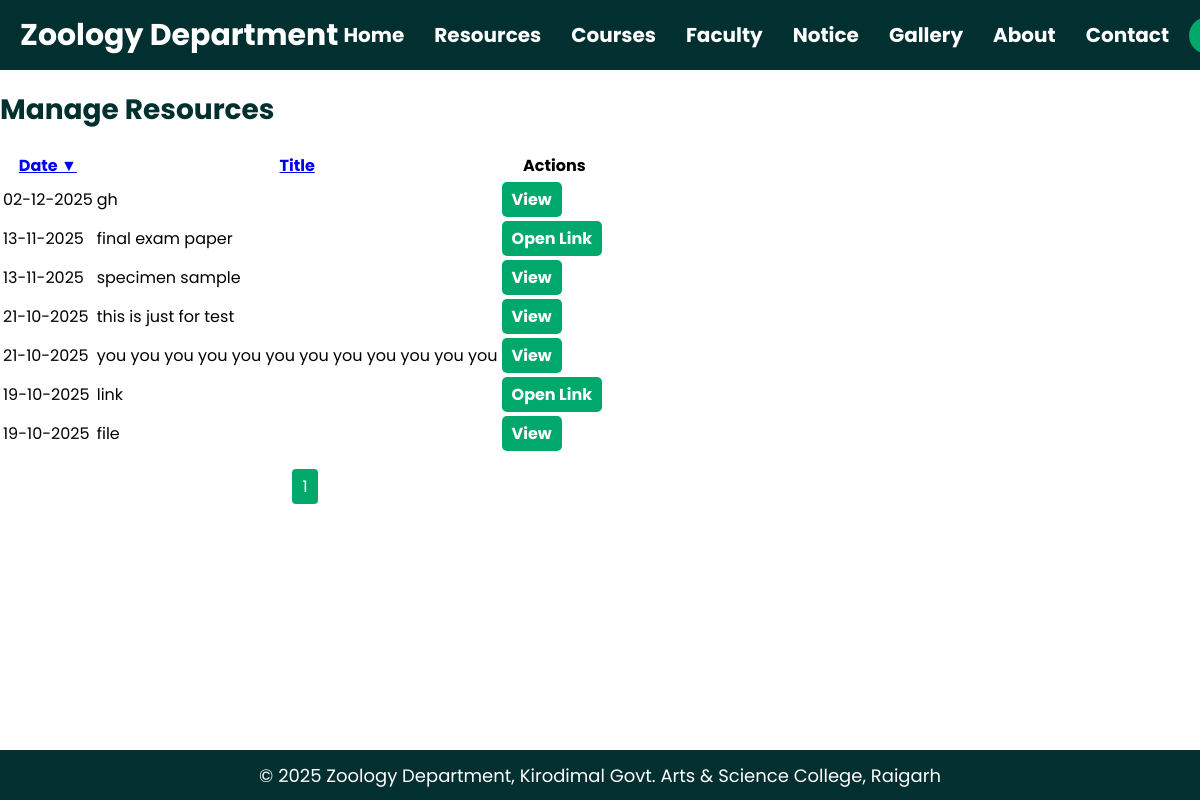
The page /manage_resources.php (signed in) on the database its author committed.
### tables this page shows
CREATE TABLE IF NOT EXISTS `resources` (
  `id` int NOT NULL AUTO_INCREMENT,
  `title` varchar(255) NOT NULL,
  `type` enum('file','link') NOT NULL,
  `file_path` varchar(255) DEFAULT NULL,
  `link_url` varchar(255) DEFAULT NULL,
  `date` date NOT NULL,
  `uploaded_by` varchar(255) DEFAULT NULL,
  PRIMARY KEY (`id`)
);

### manage_resources.php (the view, shortened to what this page needs)
<?php
include 'header.php';
$is_teacher = isset($_SESSION['role']) && $_SESSION['role'] === 'teacher';
$sort_by = isset($_GET['sort']) ? $_GET['sort'] : 'date';
$order = isset($_GET['order']) ? $_GET['order'] : 'DESC';
$order = strtoupper($order) === 'ASC' ? 'ASC' : 'DESC';
$limit = 10;
$page = isset($_GET['page']) ? max(1, intval($_GET['page'])) : 1;
$offset = ($page - 1) * $limit;
$total_result = mysqli_query($conn, "SELECT COUNT(*) AS total FROM resources");
$total_row = mysqli_fetch_assoc($total_result);
$total_pages = ceil($total_row['total'] / $limit);
$query = "SELECT * FROM resources ORDER BY $sort_by $order LIMIT $limit OFFSET $offset";
$result = mysqli_query($conn, $query);
$arrow_up = "&#9650;";
$arrow_down = "&#9660;";
?>
<main class="manage-resource-view">
    <div class="<?php echo $is_teacher ? 'manage-resource-content' : 'public-content'; ?>">
        <div class="manage-resource-row">
            <h1 class="manage-resource-title">Manage Resources</h1>
        </div>
        <table>
            <thead>
                <tr>
                    <th>
                        <a href="?sort=date&order=<?php echo $sort_by=='date' && $order=='ASC'?'DESC':'ASC'; ?>">
                            Date <?php if($sort_by=='date') echo $order=='ASC'?$arrow_up:$arrow_down; ?>
                        </a>
                    </th>
                    <th>
                        <a href="?sort=title&order=<?php echo $sort_by=='title' && $order=='ASC'?'DESC':'ASC'; ?>">
                            Title <?php if($sort_by=='title') echo $order=='ASC'?$arrow_up:$arrow_down; ?>
                        </a>
                    </th>
                    <th>Actions</th>
                </tr>
            </thead>
            <tbody>
                <?php while($row = mysqli_fetch_assoc($result)): ?>
                    <tr>
                        <td><?php echo date('d-m-Y', strtotime($row['date'])); ?></td>
                        <td><?php echo htmlspecialchars($row['title']); ?></td>
                        <td class="actions-cell">
                            <?php if($row['type'] == 'file'): ?>
                                <a href="<?php echo htmlspecialchars($row['file_path']); ?>" target="_blank" class="edit">View</a>
                            <?php else: ?>
                                <a href="<?php echo htmlspecialchars($row['link_url']); ?>" target="_blank" class="edit">Open Link</a>
                            <?php endif; ?>
                        </td>
                    </tr>
                <?php endwhile; ?>
            </tbody>
        </table>
        <div class="pagination">
            <?php for($p=1; $p<=$total_pages; $p++): ?>
                <a href="?page=<?php echo $p ?>&sort=<?php echo $sort_by ?>&order=<?php echo $order ?>" class="page-link <?php if($page==$p) echo 'active'; ?>"><?php echo $p ?></a>
            <?php endfor; ?>
        </div>
    </div>
</main>
<?php include 'footer.php'; ?>

### rows shown on the page
resources: date "02-12-2025", title "gh"
resources: date "13-11-2025", title "final exam paper"
resources: date "13-11-2025", title "specimen sample"
resources: date "21-10-2025", title "this is just for test"
resources: date "21-10-2025", title "you you you you you you you you you you you you"
resources: date "19-10-2025", title "link"
resources: date "19-10-2025", title "file"

### other values the page prints
$arrow_down "▼"
